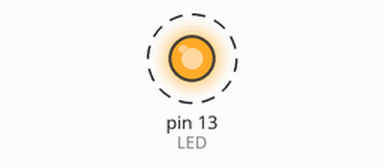
Simulated run of this sketch. Board: Arduino Uno, built with avr-gcc and run on an emulated ATmega328P. On the bench: output pins drawn as LEDs (lit = HIGH). Dashed ring = blinking.

Above: at 0.2 s.
Timing chart, 0 to 3.0 s (numbered marks = the images above):
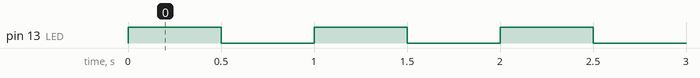

The sketch:

Registradores_em_C.ino
```cpp
#define F_CPU 16000000UL // Cristal de 16MHz
#include <avr/io.h>
#include "util/delay.h"  // Biblioteca para delay
int main(void)
{
  DDRB |= (1 << DDB5); // Configura o PB5 como OUTPUT
  while (1)
  {
    PORTB |= (1 << PORTB5);  // Liga LED
    _delay_ms(500);
    PORTB &= ~(1 << PORTB5); // Desliga LED
    _delay_ms(500);
  }
}
```

Measured:
- by itself, pin 13 (LED): alternates HIGH for 0.50 s and LOW for 0.50 s
